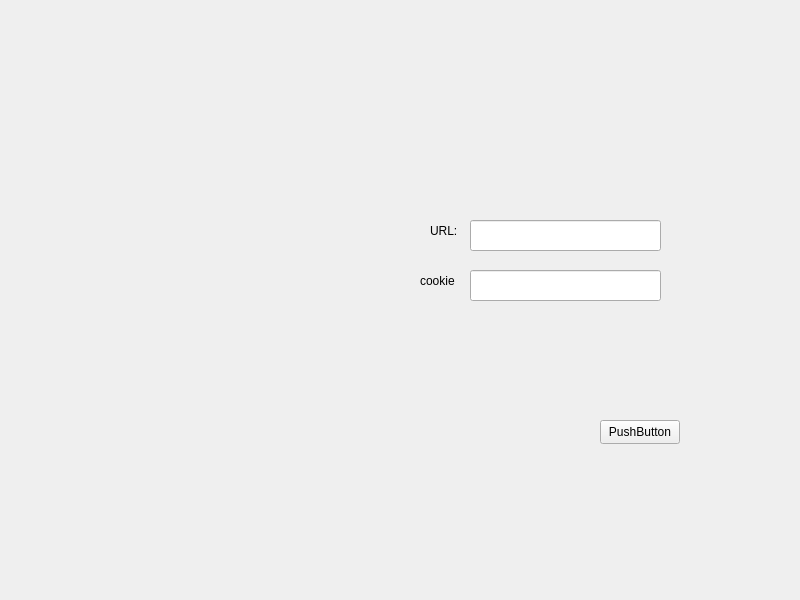
<?xml version="1.0" encoding="UTF-8"?>
<ui version="4.0">
 <class>Widget</class>
 <widget class="QWidget" name="Widget">
  <property name="geometry">
   <rect>
    <x>0</x>
    <y>0</y>
    <width>800</width>
    <height>600</height>
   </rect>
  </property>
  <property name="windowTitle">
   <string>Widget</string>
  </property>
  <widget class="QPushButton" name="pushButton">
   <property name="geometry">
    <rect>
     <x>600</x>
     <y>420</y>
     <width>80</width>
     <height>24</height>
    </rect>
   </property>
   <property name="text">
    <string>PushButton</string>
   </property>
  </widget>
  <widget class="QLineEdit" name="URL_lineEdit">
   <property name="geometry">
    <rect>
     <x>470</x>
     <y>220</y>
     <width>191</width>
     <height>31</height>
    </rect>
   </property>
  </widget>
  <widget class="QLabel" name="label">
   <property name="geometry">
    <rect>
     <x>430</x>
     <y>220</y>
     <width>31</width>
     <height>21</height>
    </rect>
   </property>
   <property name="text">
    <string>URL:</string>
   </property>
  </widget>
  <widget class="QLabel" name="label_2">
   <property name="geometry">
    <rect>
     <x>420</x>
     <y>270</y>
     <width>51</width>
     <height>21</height>
    </rect>
   </property>
   <property name="text">
    <string>cookie</string>
   </property>
  </widget>
  <widget class="QLineEdit" name="cookie_lineEdit">
   <property name="geometry">
    <rect>
     <x>470</x>
     <y>270</y>
     <width>191</width>
     <height>31</height>
    </rect>
   </property>
  </widget>
 </widget>
 <resources/>
 <connections/>
</ui>
